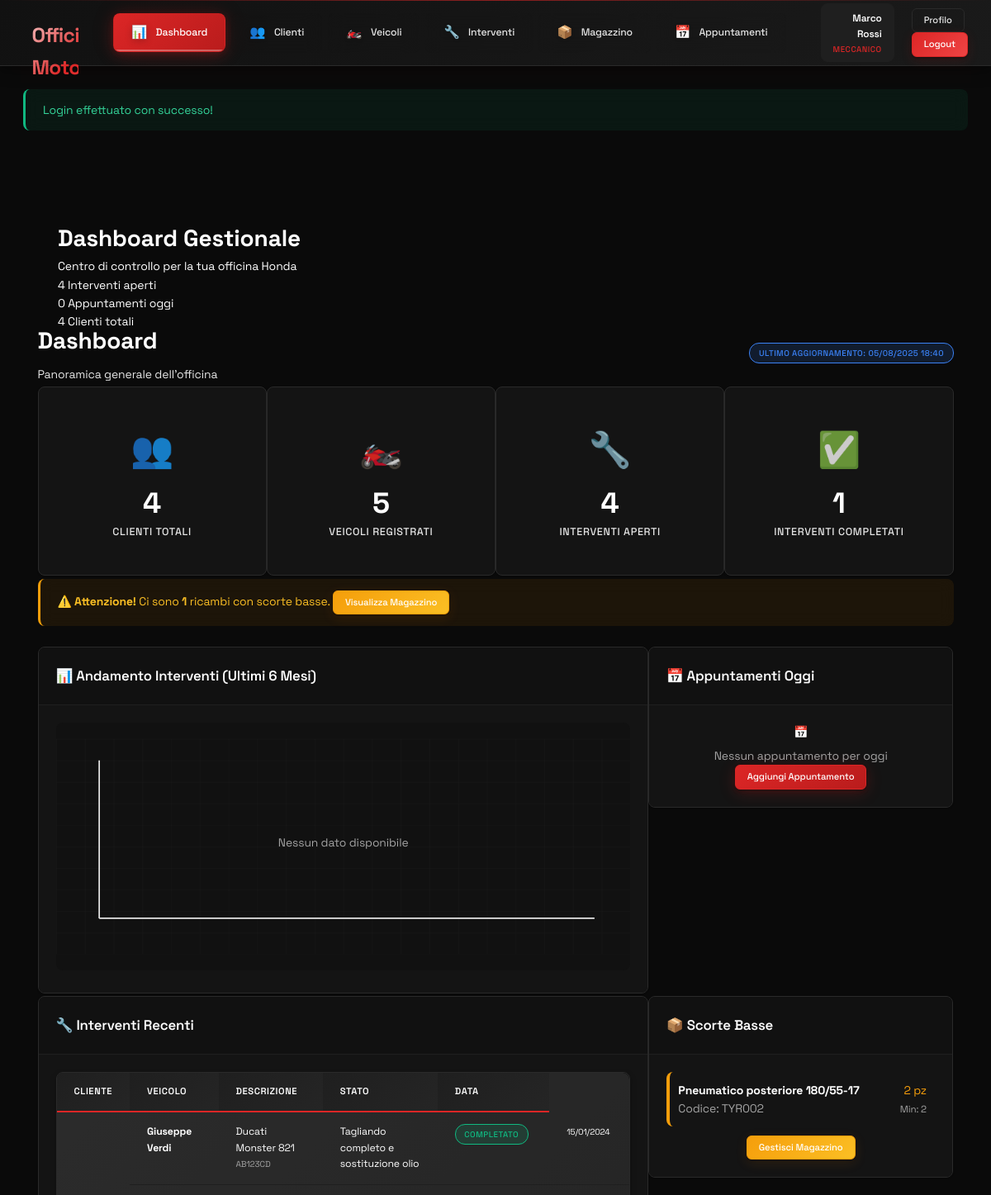
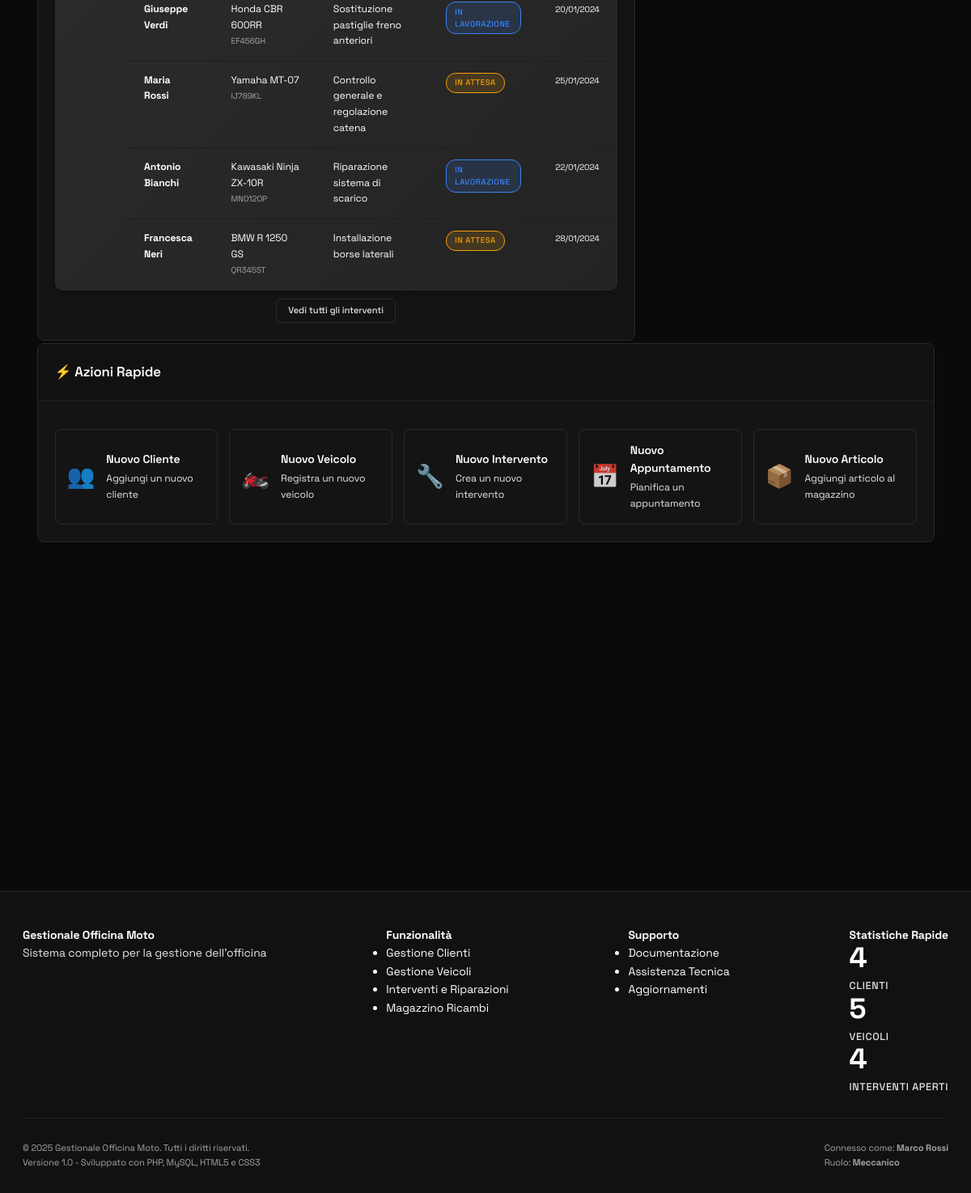
Page /dashboard.php?success=login (signed in) on the committed database (2 pictures, top to bottom).
### tables this page shows
CREATE TABLE interventi (
    id INT AUTO_INCREMENT PRIMARY KEY,
    veicolo_id INT NOT NULL,
    descrizione TEXT NOT NULL,
    stato ENUM('in_attesa', 'lavorazione', 'completato', 'consegnato') DEFAULT 'in_attesa',
    data_inizio DATE NOT NULL,
    data_fine DATE,
    costo DECIMAL(10,2) DEFAULT 0.00,
    note TEXT,
    meccanico_id INT,
    data_creazione TIMESTAMP DEFAULT CURRENT_TIMESTAMP,
    FOREIGN KEY (veicolo_id) REFERENCES veicoli(id) ON DELETE CASCADE,
    FOREIGN KEY (meccanico_id) REFERENCES utenti(id)
);

CREATE TABLE clienti (
    id INT AUTO_INCREMENT PRIMARY KEY,
    nome VARCHAR(100) NOT NULL,
    cognome VARCHAR(100) NOT NULL,
    telefono VARCHAR(20),
    email VARCHAR(100),
    indirizzo TEXT,
    note TEXT,
    data_creazione TIMESTAMP DEFAULT CURRENT_TIMESTAMP
);

CREATE TABLE veicoli (
    id INT AUTO_INCREMENT PRIMARY KEY,
    cliente_id INT NOT NULL,
    marca VARCHAR(50) NOT NULL,
    modello VARCHAR(50) NOT NULL,
    targa VARCHAR(20) UNIQUE NOT NULL,
    anno INT,
    cilindrata INT,
    colore VARCHAR(30),
    foto VARCHAR(255),
    note TEXT,
    data_creazione TIMESTAMP DEFAULT CURRENT_TIMESTAMP,
    FOREIGN KEY (cliente_id) REFERENCES clienti(id) ON DELETE CASCADE
);

CREATE TABLE magazzino (
    id INT AUTO_INCREMENT PRIMARY KEY,
    nome_ricambio VARCHAR(100) NOT NULL,
    codice VARCHAR(50) UNIQUE NOT NULL,
    quantita INT NOT NULL DEFAULT 0,
    prezzo DECIMAL(10,2) DEFAULT 0.00,
    soglia_minima INT DEFAULT 5,
    fornitore VARCHAR(100),
    data_creazione TIMESTAMP DEFAULT CURRENT_TIMESTAMP
);

### dashboard.php (the view, shortened to what the rows shown need)
<?php
require_once 'includes/header.php';
try {
    $db = getDB();
    $interventiRecenti = $db->select("
        SELECT i.*, v.marca, v.modello, v.targa, c.nome, c.cognome
        FROM interventi i
        JOIN veicoli v ON i.veicolo_id = v.id
        JOIN clienti c ON v.cliente_id = c.id
        ORDER BY i.data_creazione DESC
        LIMIT 5
    ");
    $ricambiEsaurimento = $db->select("
        SELECT * FROM magazzino
        WHERE quantita <= soglia_minima
        ORDER BY quantita ASC
        LIMIT 5
    ");
} catch (Exception $e) {
    error_log("Errore dashboard: " . $e->getMessage());
    $stats = array_fill_keys(['clienti_totali', 'veicoli_totali', 'interventi_aperti', 'interventi_completati', 'ricambi_scorta_bassa'], 0);
    $interventiRecenti = [];
    $appuntamentiOggi = [];
    $ricambiEsaurimento = [];
    $interventiMensili = [];
}
function getStatoBadge($stato) {
    switch ($stato) {
        case 'in_attesa': return 'badge-warning';
        case 'lavorazione': return 'badge-info';
        case 'completato': return 'badge-success';
    }
}
function getStatoText($stato) {
    switch ($stato) {
        case 'in_attesa': return 'In Attesa';
        case 'lavorazione': return 'In Lavorazione';
        case 'completato': return 'Completato';
    }
}
?>
<div class="main-content with-header">
    <div class="hero-section">
        <div class="hero-content">
            <div class="container">
                <div class="hero-text">
                    <h1 class="hero-title">Dashboard Gestionale</h1>
                </div>
            </div>
        </div>
    </div>
    <div class="container-fluid">
    <div class="row mb-4">
        <div class="col-12">
            <div class="d-flex justify-content-between align-items-center">
                <div>
                    <h1 class="text-primary mb-2">Dashboard</h1>
                </div>
            </div>
        </div>
    </div>
    <div class="row">
        <div class="col-12 col-lg-8 mb-4">
            <div class="card">
                <div class="card-body">
                    <?php if (!empty($interventiRecenti)): ?>
                        <div class="table-container">
                            <table class="table">
                                <thead>
                                    <tr>
                                        <th>Cliente</th>
                                        <th>Veicolo</th>
                                        <th>Descrizione</th>
                                        <th>Stato</th>
                                        <th>Data</th>
                                    </tr>
                                </thead>
                                <tbody>
                                    <?php foreach ($interventiRecenti as $intervento): ?>
                                    <tr>
                                        <td>
                                            <strong><?php echo htmlspecialchars($intervento['nome'] . ' ' . $intervento['cognome']); ?></strong>
                                        </td>
                                        <td>
                                            <div><?php echo htmlspecialchars($intervento['marca'] . ' ' . $intervento['modello']); ?></div>
                                            <small class="text-muted"><?php echo htmlspecialchars($intervento['targa']); ?></small>
                                        </td>
                                        <td>
                                            <div class="text-truncate" style="max-width: 200px;" title="<?php echo htmlspecialchars($intervento['descrizione']); ?>">
                                                <?php echo htmlspecialchars($intervento['descrizione']); ?>
                                            </div>
                                        </td>
                                        <td>
                                            <span class="badge <?php echo getStatoBadge($intervento['stato']); ?>">
                                                <?php echo getStatoText($intervento['stato']); ?>
                                            </span>
                                        </td>
                                        <td>
                                            <small><?php echo date('d/m/Y', strtotime($intervento['data_inizio'])); ?></small>
                                        </td>
                                    </tr>
                                    <?php endforeach; ?>
                                </tbody>
                            </table>
                        </div>
                    <?php endif; ?>
                </div>
            </div>
        </div>
        <div class="col-12 col-lg-4 mb-4">
            <div class="card">
                <div class="card-body">
                    <?php if (!empty($ricambiEsaurimento)): ?>
                        <div class="stock-alerts">
                            <?php foreach ($ricambiEsaurimento as $ricambio): ?>
                            <div class="stock-item mb-3 p-3 bg-secondary rounded <?php echo $ricambio['quantita'] == 0 ? 'border-danger' : 'border-warning'; ?>" style="border-left: 4px solid;">
                                <div class="d-flex justify-content-between align-items-start">
                                    <div>
                                        <strong><?php echo htmlspecialchars($ricambio['nome_ricambio']); ?></strong>
                                        <div class="text-muted small">
                                            Codice: <?php echo htmlspecialchars($ricambio['codice']); ?>
                                        </div>
                                    </div>
                                    <div class="text-right">
                                        <div class="<?php echo $ricambio['quantita'] == 0 ? 'text-danger' : 'text-warning'; ?> font-weight-bold">
                                            <?php echo $ricambio['quantita']; ?> pz
                                        </div>
                                        <small class="text-muted">
                                            Min: <?php echo $ricambio['soglia_minima']; ?>
                                        </small>
                                    </div>
                                </div>
                            </div>
                            <?php endforeach; ?>
                        </div>
                    <?php endif; ?>
                </div>
            </div>
        </div>
    </div>
</div>
<?php require_once 'includes/footer.php'; ?>

### rows in the picture
interventi: clienti.nome+cognome "Giuseppe Verdi", veicolo.modello "Ducati Monster 821", veicolo.targa "AB123CD", descrizione "Tagliando completo e sostituzione olio", stato "COMPLETATO", data_inizio "15/01/2024"
interventi: clienti.nome+cognome "Giuseppe Verdi", veicolo.modello "Honda CBR 600RR", veicolo.targa "EF456GH", descrizione "Sostituzione pastiglie freno anteriori", stato "IN LAVORAZIONE", data_inizio "20/01/2024"
interventi: clienti.nome+cognome "Maria Rossi", veicolo.modello "Yamaha MT-07", veicolo.targa "IJ789KL", descrizione "Controllo generale e regolazione catena", stato "IN ATTESA", data_inizio "25/01/2024"
interventi: clienti.nome+cognome "Antonio Bianchi", veicolo.modello "Kawasaki Ninja ZX-10R", veicolo.targa "MN012OP", descrizione "Riparazione sistema di scarico", stato "IN LAVORAZIONE", data_inizio "22/01/2024"
interventi: clienti.nome+cognome "Francesca Neri", veicolo.modello "BMW R 1250 GS", veicolo.targa "QR345ST", descrizione "Installazione borse laterali", stato "IN ATTESA", data_inizio "28/01/2024"
magazzino: nome_ricambio "Pneumatico posteriore 180/55-17", codice "TYR002", quantita "2", soglia_minima "2"

### other values in the picture
$currentUser['name'] "Marco Rossi"
Auth::getRoleName($currentUser['role']) "MECCANICO"
$successMessages[$_GET['success']] "Login effettuato con successo!"
$stats['interventi_aperti'] "4"
count($appuntamentiOggi) "0"
$stats['clienti_totali'] "4"
$stats['veicoli_totali'] "5"
$stats['interventi_completati'] "1"
$stats['ricambi_scorta_bassa'] "1"
$clientiCount "4"
$veicoliCount "5"
$interventiAperti "4"
getCurrentUser()['name'] "Marco Rossi"
Auth::getRoleName(getCurrentUser()['role']) "Meccanico"
